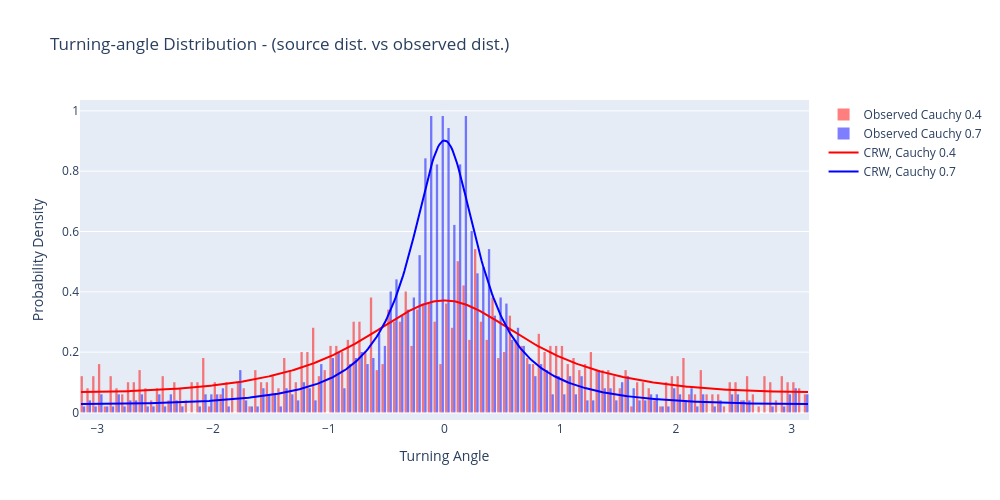

Source (notebook cell):
### Markdown cell above
# Activity 3: Histograms + Curves

### Code cell
def trajectory_angles(trajectory):    
    angles = []

    for i in range(1, len(trajectory) - 1):
        # Get Vectors
        V1 = np.array(trajectory.iloc[i] - trajectory.iloc[i - 1]) # v(i) - v(i-1)
        V2 = np.array(trajectory.iloc[i + 1] - trajectory.iloc[i]) # v(i+1) - v(i)  
        
        # Dot Product
        dot_product = np.dot(V1, V2)
        
        # Vector magnitudes
        norm_V1 = np.linalg.norm(V1)
        norm_V2 = np.linalg.norm(V2)
        
        # Avoid div by 0
        if norm_V1 == 0 or norm_V2 == 0:
            angles.append(0)
            continue
        
        # Calculate the angle     
        cos_theta = dot_product / (norm_V1 * norm_V2)        
                
        theta = np.arccos(cos_theta)  # Cos -1  get angles on [0, 2π]

        # Convert V1 and V2 to 3D (to apply the cross product)
        V1_3D = np.array([V1[0], V1[1], 0], dtype=np.float64)
        V2_3D = np.array([V2[0], V2[1], 0], dtype=np.float64)
        
        # Calculate the cross product in 3D to determine the sign of the angle
        cross_product = np.cross(V1_3D, V2_3D)[-1]
        
        # If cross product is negative, the angle is negative
        if cross_product < 0:
            theta = -theta            
        
        angles.append(theta)  
    
    return pd.Series(angles)

cauchy1 = 0.4
cauchy2 = 0.7
n_steps = 1000
# Generate the trajectories
crw_6_c1 = rw_2d(n_steps, s_pos=[2,5], c=cauchy1)
crw_6_c2 = rw_2d(n_steps, s_pos=[2,5], c=cauchy2)

# Calculate the angles
crw_6_c1['angle'] = trajectory_angles(crw_6_c1).shift(1)  
crw_6_c2['angle'] = trajectory_angles(crw_6_c2).shift(1)

# Plot the results
resolution = 500
aux_domain = np.linspace(-np.pi, np.pi, resolution)

aux = np.mod(aux_domain, 2 * np.pi)
aux2 = np.mod(aux_domain, 2 * np.pi)

figuraWrapc_pdf = go.Figure()
wrapcauchy_1_pdf = np.array([wrapcauchy.pdf(i,cauchy1) for i in aux])
wrapcauchy_2_pdf = np.array([wrapcauchy.pdf(i,cauchy2) for i in aux2])

figuraWrapc_pdf.add_trace(go.Histogram(
    x=crw_6_c1.angle.values, 
    nbinsx=150, 
    histnorm='probability density', 
    marker=dict(color='red'),
    opacity=0.5,
    name=f'Observed Cauchy {cauchy1}'
))
figuraWrapc_pdf.add_trace(go.Histogram(
    x=crw_6_c2.angle.values, 
    nbinsx=150, 
    histnorm='probability density',
    marker=dict(color='blue'),
    opacity=0.5,
    name=f'Observed Cauchy {cauchy2}'
))
figuraWrapc_pdf.add_trace(
    go.Scatter(
        x = aux_domain,
        y = wrapcauchy_1_pdf,
        marker = dict(size=2),
        line = dict(width=2, color='red'),
        mode = 'lines',
        name=f'CRW, Cauchy {cauchy1}',
        showlegend = True
    )
)
figuraWrapc_pdf.add_trace(
    go.Scatter(
        x = aux_domain,
        y = wrapcauchy_2_pdf,
        marker = dict(size=2),
        line = dict(width=2,  color='blue'),
        mode = 'lines',            
        name=f'CRW, Cauchy {cauchy2}',
        showlegend = True
    )
)

figuraWrapc_pdf.update_layout(
    title_text = 'Turning-angle Distribution - (source dist. vs observed dist.) ',
    autosize = False,
    width=1000, 
    height=500,
    xaxis=dict(title="Turning Angle"),  # Set X-axis label
    yaxis=dict(title="Probability Density")  # Set Y-axis label
)

figuraWrapc_pdf.show()

### Figure 1 — Plotly figure (JSON) as saved in the notebook; plotly's stock layout.template omitted (floating-point values rounded to 4 significant figures; data arrays with more than 128 entries replaced by an {"elided": "..."} marker saying what was removed)
{"data": [{"histnorm": "probability density", "marker": {"color": "red"}, "name": "Observed Cauchy 0.4", "nbinsx": 150, "opacity": 0.5, "type": "histogram", "x": {"elided": "1000 float values"}}, {"histnorm": "probability density", "marker": {"color": "blue"}, "name": "Observed Cauchy 0.7", "nbinsx": 150, "opacity": 0.5, "type": "histogram", "x": {"elided": "1000 float values"}}, {"line": {"color": "red", "width": 2}, "marker": {"size": 2}, "mode": "lines", "name": "CRW, Cauchy 0.4", "showlegend": true, "type": "scatter", "x": {"elided": "500 float values"}, "y": {"elided": "500 float values"}}, {"line": {"color": "blue", "width": 2}, "marker": {"size": 2}, "mode": "lines", "name": "CRW, Cauchy 0.7", "showlegend": true, "type": "scatter", "x": {"elided": "500 float values"}, "y": {"elided": "500 float values"}}], "layout": {"autosize": false, "height": 500, "title": {"text": "Turning-angle Distribution - (source dist. vs observed dist.) "}, "width": 1000, "xaxis": {"title": {"text": "Turning Angle"}}, "yaxis": {"title": {"text": "Probability Density"}}}}
